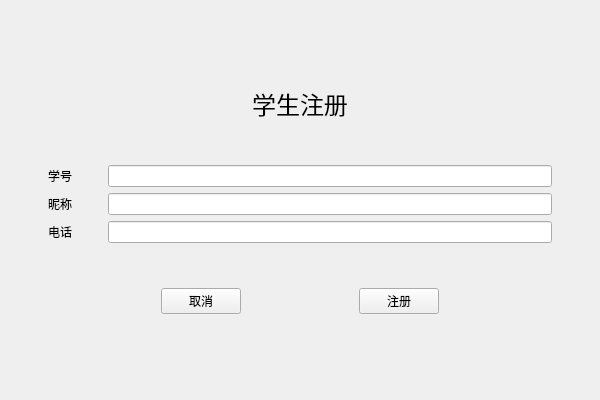
<?xml version="1.0" encoding="UTF-8"?>
<ui version="4.0">
 <class>Sreg</class>
 <widget class="QMainWindow" name="Sreg">
  <property name="geometry">
   <rect>
    <x>0</x>
    <y>0</y>
    <width>600</width>
    <height>400</height>
   </rect>
  </property>
  <property name="windowTitle">
   <string>学生注册</string>
  </property>
  <widget class="QWidget" name="center">
   <layout class="QVBoxLayout" name="vlay">
    <property name="leftMargin">
     <number>48</number>
    </property>
    <property name="topMargin">
     <number>48</number>
    </property>
    <property name="rightMargin">
     <number>48</number>
    </property>
    <property name="bottomMargin">
     <number>48</number>
    </property>
    <item>
     <spacer name="vsp1">
      <property name="orientation">
       <enum>Qt::Vertical</enum>
      </property>
      <property name="sizeHint" stdset="0">
       <size>
        <width>20</width>
        <height>40</height>
       </size>
      </property>
     </spacer>
    </item>
    <item>
     <layout class="QHBoxLayout" name="hlay1">
      <item>
       <widget class="QLabel" name="label1">
        <property name="font">
         <font>
          <pointsize>18</pointsize>
         </font>
        </property>
        <property name="text">
         <string>学生注册</string>
        </property>
        <property name="alignment">
         <set>Qt::AlignCenter</set>
        </property>
       </widget>
      </item>
     </layout>
    </item>
    <item>
     <spacer name="vsp2">
      <property name="orientation">
       <enum>Qt::Vertical</enum>
      </property>
      <property name="sizeHint" stdset="0">
       <size>
        <width>20</width>
        <height>40</height>
       </size>
      </property>
     </spacer>
    </item>
    <item>
     <layout class="QFormLayout" name="flay">
      <property name="horizontalSpacing">
       <number>36</number>
      </property>
      <item row="0" column="0">
       <widget class="QLabel" name="label2">
        <property name="text">
         <string>学号</string>
        </property>
       </widget>
      </item>
      <item row="0" column="1">
       <widget class="QLineEdit" name="ledit1"/>
      </item>
      <item row="1" column="0">
       <widget class="QLabel" name="label3">
        <property name="text">
         <string>昵称</string>
        </property>
       </widget>
      </item>
      <item row="2" column="0">
       <widget class="QLabel" name="label4">
        <property name="text">
         <string>电话</string>
        </property>
       </widget>
      </item>
      <item row="1" column="1">
       <widget class="QLineEdit" name="ledit2"/>
      </item>
      <item row="2" column="1">
       <widget class="QLineEdit" name="ledit3"/>
      </item>
     </layout>
    </item>
    <item>
     <spacer name="vsp3">
      <property name="orientation">
       <enum>Qt::Vertical</enum>
      </property>
      <property name="sizeHint" stdset="0">
       <size>
        <width>20</width>
        <height>40</height>
       </size>
      </property>
     </spacer>
    </item>
    <item>
     <layout class="QHBoxLayout" name="hlay2">
      <item>
       <spacer name="hsp1">
        <property name="orientation">
         <enum>Qt::Horizontal</enum>
        </property>
        <property name="sizeHint" stdset="0">
         <size>
          <width>40</width>
          <height>20</height>
         </size>
        </property>
       </spacer>
      </item>
      <item>
       <widget class="QPushButton" name="pbtn1">
        <property name="sizePolicy">
         <sizepolicy hsizetype="Fixed" vsizetype="Fixed">
          <horstretch>0</horstretch>
          <verstretch>0</verstretch>
         </sizepolicy>
        </property>
        <property name="text">
         <string>取消</string>
        </property>
       </widget>
      </item>
      <item>
       <spacer name="hsp2">
        <property name="orientation">
         <enum>Qt::Horizontal</enum>
        </property>
        <property name="sizeHint" stdset="0">
         <size>
          <width>40</width>
          <height>20</height>
         </size>
        </property>
       </spacer>
      </item>
      <item>
       <widget class="QPushButton" name="pbtn2">
        <property name="sizePolicy">
         <sizepolicy hsizetype="Fixed" vsizetype="Fixed">
          <horstretch>0</horstretch>
          <verstretch>0</verstretch>
         </sizepolicy>
        </property>
        <property name="text">
         <string>注册</string>
        </property>
       </widget>
      </item>
      <item>
       <spacer name="hsp3">
        <property name="orientation">
         <enum>Qt::Horizontal</enum>
        </property>
        <property name="sizeHint" stdset="0">
         <size>
          <width>40</width>
          <height>20</height>
         </size>
        </property>
       </spacer>
      </item>
     </layout>
    </item>
    <item>
     <spacer name="vsp4">
      <property name="orientation">
       <enum>Qt::Vertical</enum>
      </property>
      <property name="sizeHint" stdset="0">
       <size>
        <width>20</width>
        <height>40</height>
       </size>
      </property>
     </spacer>
    </item>
   </layout>
  </widget>
 </widget>
 <resources/>
 <connections/>
</ui>
